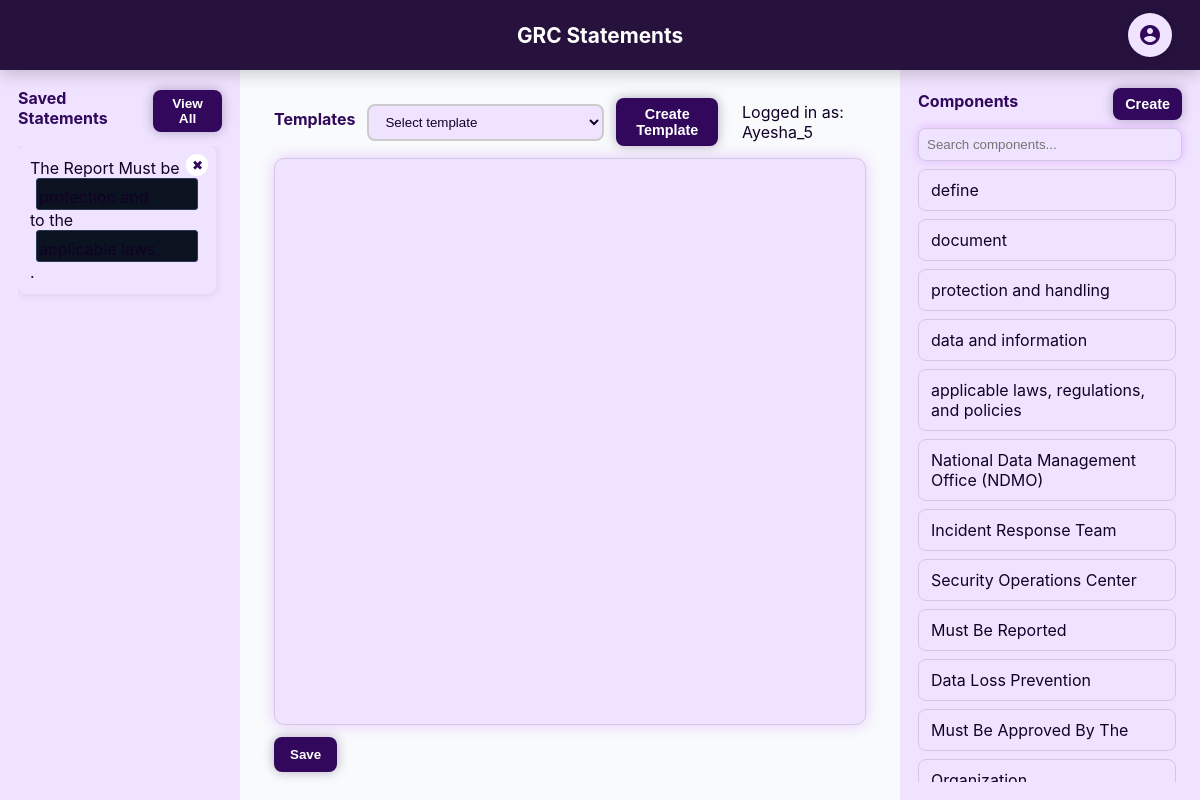
Page /dashboard (signed in) on the earlier database version.
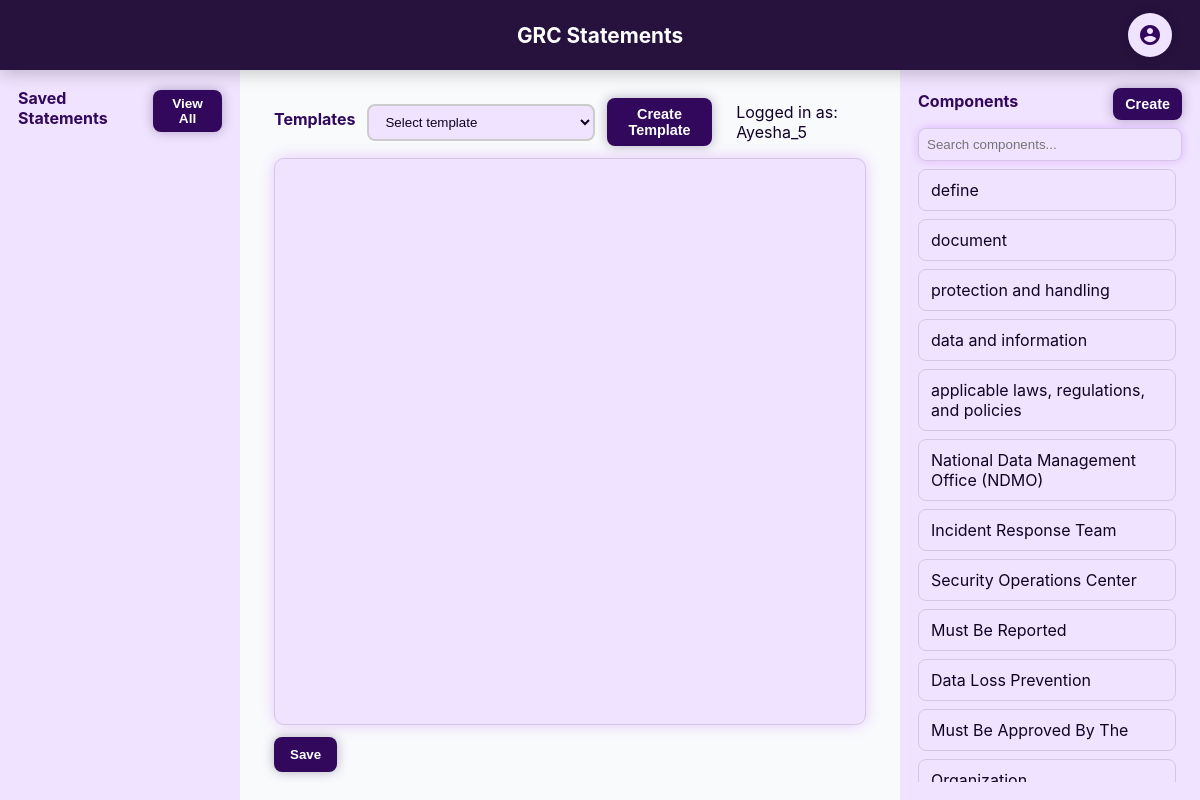
Same page on the later database version.
### app.py (models this page shows)
class Statement(db.Model):
    id = db.Column(db.Integer, primary_key=True)
    content = db.Column(db.Text, nullable=False)
    user_id = db.Column(db.Integer, db.ForeignKey('user.id'), nullable=False)
    timestamp = db.Column(db.DateTime, server_default=db.func.now())

### app.py (the view)
@app.route('/dashboard')
@login_required
def dashboard():
    statements = Statement.query.filter_by(user_id=current_user.id).order_by(Statement.timestamp.desc()).all()
    default_components = [
        "define", "document", "protection and handling", "data and information",
        "applicable laws, regulations, and policies", "National Data Management Office (NDMO)",
        "Incident Response Team", "Security Operations Center", "Must Be Reported",
        "Data Loss Prevention", "Must Be Approved By The", "Organization", "Workstation",
        "Servers", "Identity and Access Management (IAM)"
    ]
    user_components = Component.query.filter_by(user_id=current_user.id).all()
    user_templates = Template.query.filter_by(user_id=current_user.id).all()
    return render_template(
        'dashboard.html',
        user=current_user,
        statements=statements,
        default_components=default_components,
        components=user_components,
        user_templates=user_templates
    )

### app.py (called while the page is built)
@login_manager.user_loader
def load_user(user_id):
    return User.query.get(int(user_id))

### Templates/dashboard.html (shortened to what this page needs)
<!doctype html>
<html lang="en">
<head>
</head>
<body>
  <div class="nav-bar">
    <div class="nav-title">GRC Statements</div>
    <div class="nav-profile">
      <button class="profile-icon" onclick="location.href='{{ url_for('profile') }}'">
        <span class="material-icons">account_circle</span>
      </button>
    </div>
  </div>
  <div class="container" id="appContainer">
    <aside class="sidebar" id="leftSidebar">
      <div style="display:flex; align-items:center; justify-content:space-between;">
        <div class="panel-title">Saved Statements</div>
        <button onclick="window.open('{{ url_for('your_saved') }}', '_blank')" class="save-btn"
          style="padding:6px 10px; font-size:0.85em;">
          View All
        </button>
      </div>
      <div class="statements-list" id="savedStatements">
        {% for s in statements %}
        <div class="saved-item" data-id="{{ s.id }}">
          <div class="statement-content">{{ s.content|safe }}</div>
          <button class="delete-saved-btn" title="Delete">&#10006;</button>
        </div>
        {% endfor %}
      </div>
    </aside>
    <div class="resizer" id="resizerLeft"></div>
    <main class="editor-area">
      <div class="template-controls">
        <label class="panel-title">Templates</label>
        <select id="templateSelect" class="template-select">
          <div class="dropdown-content">
            <option>Select template</option>
          </div>
        </select>
        <button id="createTemplateBtn" class="save-btn" style="padding:8px 12px; font-size:0.9em;">
          Create Template
        </button>
        <div class="small-muted">Logged in as: {{ user.username }}</div>
      </div>
      <div id="editorBox" class="editor-box" contenteditable="true"></div>
      <div class="editor-actions">
        <button class="save-btn" id="saveStatement">Save</button>
      </div>
    </main>
    <div class="resizer" id="resizerRight"></div>
    <aside class="components-panel" id="rightSidebar">
      <div style="display:flex; align-items:center; gap:8px;">
        <div class="panel-title" style="flex:1">Components</div>
        <button id="createNewBtn" class="save-btn" style="padding:8px 12px; font-size:0.9em;">Create</button>
      </div>
      <input id="component-search" placeholder="Search components..." />
      <div class="components-list" id="componentsList">
        {% for name in default_components %}
        <div class="component" draggable="true">{{ name }}</div>
        {% endfor %}
      </div>
    </aside>
</body>
</html>

Differences in the rows shown:
removed Statement: content "The Report Must be to the ."
